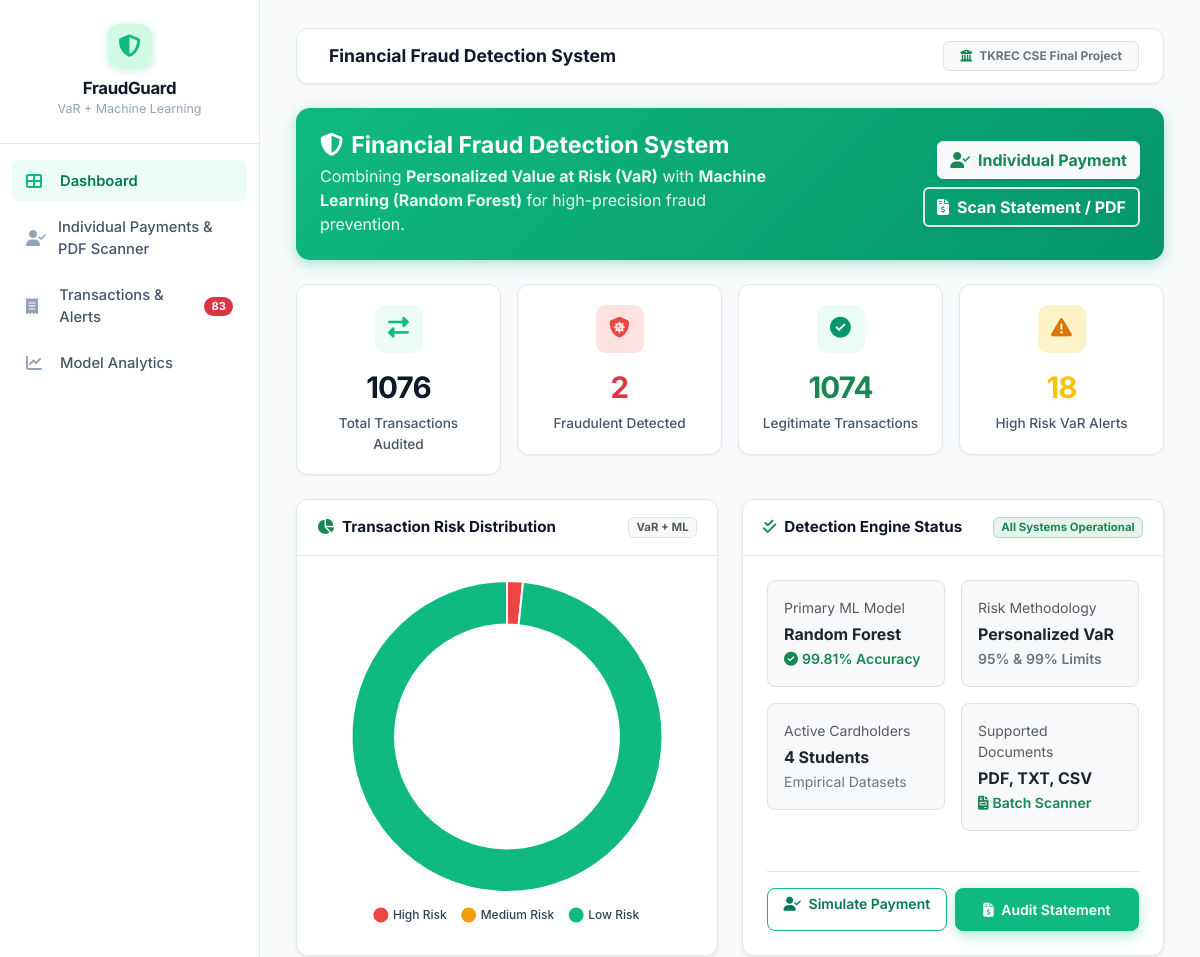
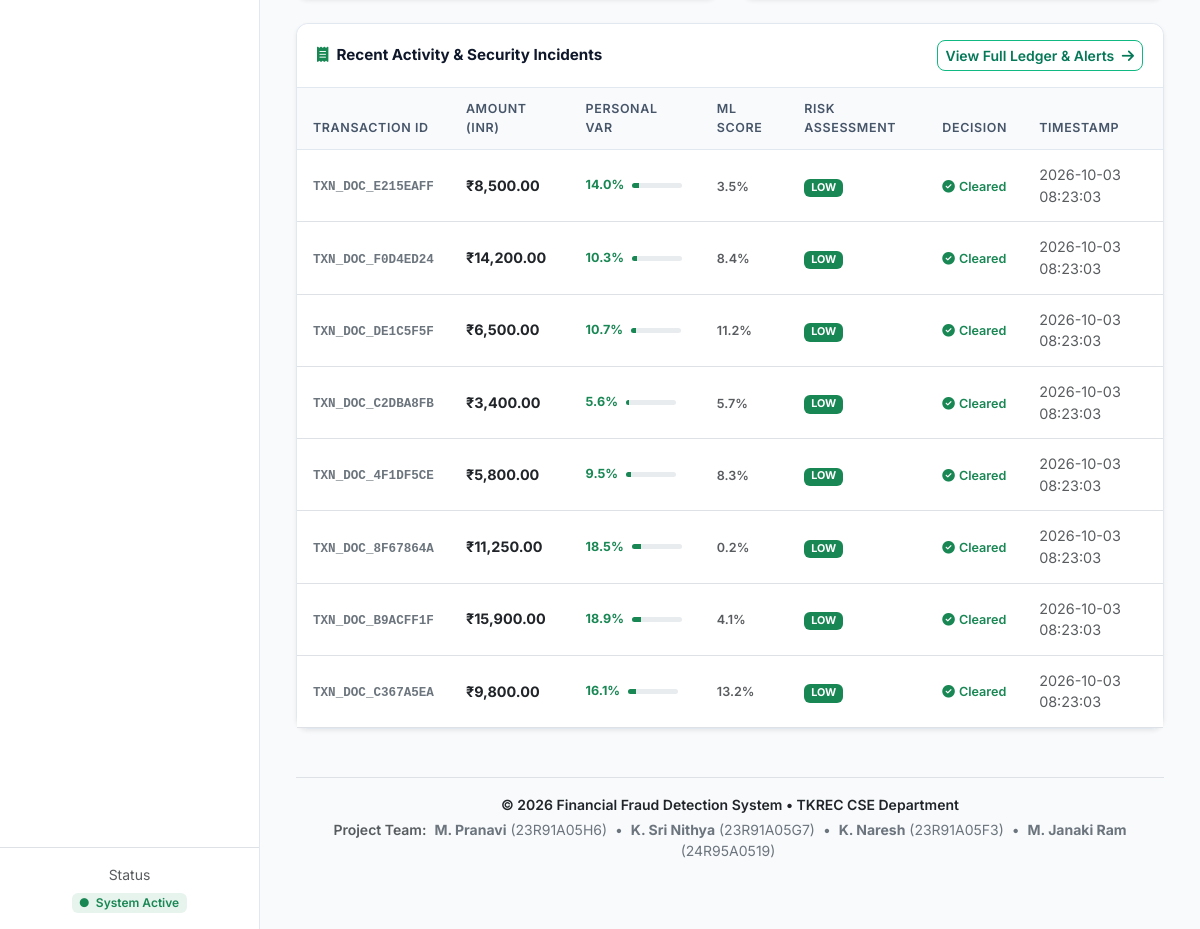
The page / on the database its author committed (2 pictures, top to bottom).
### tables this page shows
CREATE TABLE transactions (
            id INTEGER PRIMARY KEY AUTOINCREMENT,
            transaction_id TEXT UNIQUE,
            amount REAL,
            time_stamp TEXT,
            features TEXT,
            var_risk_score REAL,
            ml_prediction INTEGER,
            fraud_probability REAL,
            risk_level TEXT,
            created_at TIMESTAMP DEFAULT CURRENT_TIMESTAMP
        );

### app.py (the view)
@app.route('/')
def dashboard():
    try:
        with DBManager() as db:
            stats = db.get_dashboard_stats()
            recent_alerts = db.get_alerts(limit=5)
            recent_transactions = db.get_transactions(limit=10)
            customers = get_all_customers()
            return render_template('index.html',
                                   stats=stats,
                                   recent_alerts=recent_alerts,
                                   recent_transactions=recent_transactions,
                                   customers=customers)
    except Exception as e:
        flash(f"Error loading dashboard: {str(e)}", "error")
        return render_template('index.html',
                               stats={'total_transactions': 0, 'fraud_count': 0,
                                      'legitimate_count': 0, 'high_risk_count': 0,
                                      'recent_alerts_count': 0},
                               recent_alerts=[], recent_transactions=[],
                               customers=get_all_customers())

### templates/index.html
{% extends "base.html" %}
{% block content %}
<div class="hero-card p-4 mb-4">
    <div class="row align-items-center">
        <div class="col-lg-7">
            <h3 class="mb-1"><i class="fas fa-shield-alt me-2"></i>Financial Fraud Detection System</h3>
            <p class="mb-0">Combining <strong>Personalized Value at Risk (VaR)</strong> with <strong>Machine Learning (Random Forest)</strong> for high-precision fraud prevention.</p>
        </div>
        <div class="col-lg-5 text-lg-end mt-3 mt-lg-0 d-flex flex-wrap gap-2 justify-content-lg-end">
            <a href="{{ url_for('individual_payments') }}" class="btn btn-light text-success fw-bold shadow-sm">
                <i class="fas fa-user-check me-1"></i> Individual Payment
            </a>
            <a href="{{ url_for('scan_document') }}" class="btn btn-outline-light text-white fw-bold shadow-sm" style="border: 2px solid rgba(255,255,255,0.85);">
                <i class="fas fa-file-invoice-dollar me-1"></i> Scan Statement / PDF
            </a>
        </div>
    </div>
</div>
<div class="row g-3 mb-4">
    <div class="col-sm-6 col-xl-3">
        <div class="stat-card">
            <div class="stat-icon" style="background-color: #ecfdf5; color: #10b981;">
                <i class="fas fa-exchange-alt"></i>
            </div>
            <div class="stat-value">{{ stats.get('total_transactions', 0) }}</div>
            <div class="stat-label">Total Transactions Audited</div>
        </div>
    </div>
    <div class="col-sm-6 col-xl-3">
        <div class="stat-card">
            <div class="stat-icon" style="background-color: #fee2e2; color: #ef4444;">
                <i class="fas fa-shield-virus"></i>
            </div>
            <div class="stat-value text-danger">{{ stats.get('fraud_count', 0) }}</div>
            <div class="stat-label">Fraudulent Detected</div>
        </div>
    </div>
    <div class="col-sm-6 col-xl-3">
        <div class="stat-card">
            <div class="stat-icon" style="background-color: #ecfdf5; color: #059669;">
                <i class="fas fa-check-circle"></i>
            </div>
            <div class="stat-value text-success">{{ stats.get('legitimate_count', 0) }}</div>
            <div class="stat-label">Legitimate Transactions</div>
        </div>
    </div>
    <div class="col-sm-6 col-xl-3">
        <div class="stat-card">
            <div class="stat-icon" style="background-color: #fef3c7; color: #d97706;">
                <i class="fas fa-exclamation-triangle"></i>
            </div>
            <div class="stat-value text-warning">{{ stats.get('high_risk_count', 0) }}</div>
            <div class="stat-label">High Risk VaR Alerts</div>
        </div>
    </div>
</div>
<div class="row g-4 mb-4">
    <div class="col-lg-6">
        <div class="card h-100 shadow-sm">
            <div class="card-header bg-white d-flex justify-content-between align-items-center py-3">
                <span class="fw-bold"><i class="fas fa-chart-pie me-2 text-success"></i>Transaction Risk Distribution</span>
                <span class="badge bg-light text-muted border">VaR + ML</span>
            </div>
            <div class="card-body p-4" style="height: 280px; position: relative;">
                {% if stats.get('total_transactions', 0) > 0 %}
                <canvas id="riskDoughnut"></canvas>
                {% else %}
                <div class="d-flex align-items-center justify-content-center h-100 text-muted">
                    <p><i class="fas fa-info-circle me-1"></i> No transactions logged yet.</p>
                </div>
                {% endif %}
            </div>
        </div>
    </div>
    <div class="col-lg-6">
        <div class="card h-100 shadow-sm">
            <div class="card-header bg-white d-flex justify-content-between align-items-center py-3">
                <span class="fw-bold"><i class="fas fa-check-double text-success me-2"></i>Detection Engine Status</span>
                <span class="badge bg-success bg-opacity-10 text-success border border-success border-opacity-25">All Systems Operational</span>
            </div>
            <div class="card-body p-4 d-flex flex-column justify-content-between">
                <div class="row g-3">
                    <div class="col-6">
                        <div class="p-3 bg-light rounded-3 border">
                            <span class="text-muted small d-block mb-1">Primary ML Model</span>
                            <span class="fw-bold text-dark fs-6 d-block">Random Forest</span>
                            <small class="text-success fw-semibold"><i class="fas fa-check-circle me-1"></i>99.81% Accuracy</small>
                        </div>
                    </div>
                    <div class="col-6">
                        <div class="p-3 bg-light rounded-3 border">
                            <span class="text-muted small d-block mb-1">Risk Methodology</span>
                            <span class="fw-bold text-dark fs-6 d-block">Personalized VaR</span>
                            <small class="text-secondary fw-semibold">95% & 99% Limits</small>
                        </div>
                    </div>
                    <div class="col-6">
                        <div class="p-3 bg-light rounded-3 border">
                            <span class="text-muted small d-block mb-1">Active Cardholders</span>
                            <span class="fw-bold text-dark fs-6 d-block">4 Students</span>
                            <small class="text-secondary">Empirical Datasets</small>
                        </div>
                    </div>
                    <div class="col-6">
                        <div class="p-3 bg-light rounded-3 border">
                            <span class="text-muted small d-block mb-1">Supported Documents</span>
                            <span class="fw-bold text-dark fs-6 d-block">PDF, TXT, CSV</span>
                            <small class="text-success fw-semibold"><i class="fas fa-file-invoice me-1"></i>Batch Scanner</small>
                        </div>
                    </div>
                </div>
                <div class="d-flex gap-2 mt-3 pt-3 border-top">
                    <a href="{{ url_for('individual_payments') }}" class="btn btn-outline-green btn-sm flex-grow-1">
                        <i class="fas fa-user-check me-1"></i> Simulate Payment
                    </a>
                    <a href="{{ url_for('scan_document') }}" class="btn btn-green btn-sm flex-grow-1">
                        <i class="fas fa-file-invoice-dollar me-1"></i> Audit Statement
                    </a>
                </div>
            </div>
        </div>
    </div>
</div>
<div class="card shadow-sm mb-4">
    <div class="card-header bg-white d-flex justify-content-between align-items-center py-3">
        <span class="fw-bold"><i class="fas fa-receipt text-success me-2"></i>Recent Activity & Security Incidents</span>
        <a href="{{ url_for('transactions') }}" class="btn btn-sm btn-outline-green">
            View Full Ledger & Alerts <i class="fas fa-arrow-right ms-1"></i>
        </a>
    </div>
    <div class="card-body p-0">
        {% if recent_transactions %}
        <div class="table-responsive">
            <table class="table table-hover align-middle mb-0">
                <thead class="table-light">
                    <tr>
                        <th>Transaction ID</th>
                        <th>Amount (INR)</th>
                        <th>Personal VaR</th>
                        <th>ML Score</th>
                        <th>Risk Assessment</th>
                        <th>Decision</th>
                        <th>Timestamp</th>
                    </tr>
                </thead>
                <tbody>
                    {% for tx in recent_transactions[:8] %}
                    <tr class="{{ 'table-danger table-opacity-10' if tx.risk_level == 'HIGH' else 'table-warning table-opacity-10' if tx.risk_level == 'MEDIUM' else '' }}">
                        <td><code class="text-secondary fw-semibold">{{ tx.transaction_id }}</code></td>
                        <td class="fw-bold text-dark">₹{{ "{:,.2f}".format(tx.amount or 0) }}</td>
                        <td>
                            <div class="d-flex align-items-center gap-2">
                                <span class="small fw-bold {{ 'text-danger' if (tx.var_risk_score or 0) > 0.7 else 'text-warning' if (tx.var_risk_score or 0) > 0.4 else 'text-success' }}">
                                    {{ "%.1f"|format((tx.var_risk_score or 0) * 100) }}%
                                </span>
                                <div class="progress" style="height: 5px; width: 50px;">
                                    <div class="progress-bar {{ 'bg-danger' if (tx.var_risk_score or 0) > 0.7 else 'bg-warning' if (tx.var_risk_score or 0) > 0.4 else 'bg-success' }}"
                                         style="width: {{ (tx.var_risk_score or 0) * 100 }}%;"></div>
                                </div>
                            </div>
                        </td>
                        <td>
                            <span class="small fw-semibold {{ 'text-danger' if (tx.fraud_probability or 0) > 0.5 else 'text-muted' }}">
                                {{ "%.1f"|format((tx.fraud_probability or 0) * 100) }}%
                            </span>
                        </td>
                        <td>
                            {% if tx.risk_level == 'HIGH' %}
                                <span class="badge bg-danger">HIGH RISK</span>
                            {% elif tx.risk_level == 'MEDIUM' %}
                                <span class="badge bg-warning text-dark">MEDIUM</span>
                            {% else %}
                                <span class="badge bg-success">LOW</span>
                            {% endif %}
                        </td>
                        <td>
                            {% if tx.ml_prediction == 1 or tx.risk_level == 'HIGH' %}
                                <span class="text-danger fw-semibold small"><i class="fas fa-shield-virus me-1"></i>Flagged</span>
                            {% else %}
                                <span class="text-success fw-semibold small"><i class="fas fa-check-circle me-1"></i>Cleared</span>
                            {% endif %}
                        </td>
                        <td class="text-muted small">{{ tx.created_at or tx.time_stamp }}</td>
                    </tr>
                    {% endfor %}
                </tbody>
            </table>
        </div>
        {% else %}
        <div class="p-5 text-center text-muted">
            <i class="fas fa-shield-alt fa-3x mb-3 text-muted opacity-50"></i>
            <p class="mb-0">No transactions recorded yet. Click 'Individual Payment' to simulate a transaction.</p>
        </div>
        {% endif %}
    </div>
</div>
{% endblock %}
{% block scripts %}
<script>
{% if stats.get('total_transactions', 0) > 0 %}
// Risk Level Doughnut Chart
renderDoughnutChart('riskDoughnut',
    ['High Risk', 'Medium Risk', 'Low Risk'],
    [{{ stats.get('high_risk_count', 0) }},
     {{ stats.get('medium_risk_count', 0) or 0 }},
     {{ stats.get('legitimate_count', 0) }}],
    ['#ef4444', '#f59e0b', '#10b981']
);
{% endif %}
</script>
{% endblock %}

### templates/base.html (shortened to what this page needs)
<!DOCTYPE html>
<html lang="en">
<head>
    <link href="https://cdn.jsdelivr.net/npm/bootstrap@5.3.0/dist/css/bootstrap.min.css" rel="stylesheet">
    <link rel="stylesheet" href="https://cdnjs.cloudflare.com/ajax/libs/font-awesome/6.4.0/css/all.min.css">
    <link rel="stylesheet" href="{{ url_for('static', filename='css/style.css') }}">
</head>
<body>
<div class="wrapper">
    <nav id="sidebar">
        <div class="sidebar-header">
            <div class="brand-icon">
                <i class="fas fa-shield-alt"></i>
            </div>
            <h5>FraudGuard</h5>
            <small>VaR + Machine Learning</small>
        </div>
        <ul class="components">
            <li class="{% if request.endpoint == 'dashboard' %}active{% endif %}">
                <a href="{{ url_for('dashboard') }}">
                    <i class="fas fa-th-large"></i> Dashboard
                </a>
            </li>
            <li class="{% if request.endpoint in ['individual_payments', 'make_transaction', 'profiles', 'scan_document'] %}active{% endif %}">
                <a href="{{ url_for('individual_payments') }}">
                    <i class="fas fa-user-check"></i> Individual Payments & PDF Scanner
                </a>
            </li>
            <li class="{% if request.endpoint in ['transactions', 'alerts_page'] %}active{% endif %}">
                <a href="{{ url_for('transactions') }}">
                    <i class="fas fa-receipt"></i> Transactions & Alerts
                    {% if unread_alerts_count and unread_alerts_count > 0 %}
                    <span class="badge bg-danger rounded-pill ms-auto">{{ unread_alerts_count }}</span>
                    {% endif %}
                </a>
            </li>
            <li class="{% if request.endpoint == 'analytics' %}active{% endif %}">
                <a href="{{ url_for('analytics') }}">
                    <i class="fas fa-chart-line"></i> Model Analytics
                </a>
            </li>
        </ul>
        <div class="p-3 border-top mt-auto text-center">
            <small class="text-muted d-block mb-1">Status</small>
            <span class="badge bg-success bg-opacity-10 text-success fw-semibold px-2 py-1">
                 System Active
            </span>
        </div>
    </nav>
    <div id="content">
        <div class="top-navbar">
            <div class="navbar-brand">
                 Financial Fraud Detection System
            </div>
            <div class="d-flex align-items-center gap-2">
                <span class="badge bg-light text-secondary border px-3 py-2">
                    <i class="fas fa-university text-success me-1"></i> TKREC CSE Final Project
                </span>
            </div>
        </div>
        {% block content %}{% endblock %}
        <footer class="text-center text-muted mt-5 mb-4 py-3 border-top">
            <small class="d-block mb-1 text-dark fw-semibold">&copy; 2026 Financial Fraud Detection System &bull; TKREC CSE Department</small>
            <div class="small text-secondary">
                <span class="fw-semibold text-muted">Project Team:</span>
                <span class="mx-1"><strong>M. Pranavi</strong> (23R91A05H6)</span> &bull;
                <span class="mx-1"><strong>K. Sri Nithya</strong> (23R91A05G7)</span> &bull;
                <span class="mx-1"><strong>K. Naresh</strong> (23R91A05F3)</span> &bull;
                <span class="mx-1"><strong>M. Janaki Ram</strong> (24R95A0519)</span>
            </div>
        </footer>
    </div>
</div>
{% block scripts %}{% endblock %}
</body>
</html>

### rows shown on the page
transactions: transaction_id "TXN_DOC_E215EAFF", amount "8,500.00", (tx.var_risk_scoreor0)*100 "14.0", (tx.fraud_probabilityor0)*100 "3.5", risk_level "LOW", ml_prediction 0 (drawn), created_at "2026-10-03 08:23:03"
transactions: transaction_id "TXN_DOC_F0D4ED24", amount "14,200.00", (tx.var_risk_scoreor0)*100 "10.3", (tx.fraud_probabilityor0)*100 "8.4", risk_level "LOW", ml_prediction 0 (drawn), created_at "2026-10-03 08:23:03"
transactions: transaction_id "TXN_DOC_DE1C5F5F", amount "6,500.00", (tx.var_risk_scoreor0)*100 "10.7", (tx.fraud_probabilityor0)*100 "11.2", risk_level "LOW", ml_prediction 0 (drawn), created_at "2026-10-03 08:23:03"
transactions: transaction_id "TXN_DOC_C2DBA8FB", amount "3,400.00", (tx.var_risk_scoreor0)*100 "5.6", (tx.fraud_probabilityor0)*100 "5.7", risk_level "LOW", ml_prediction 0 (drawn), created_at "2026-10-03 08:23:03"
transactions: transaction_id "TXN_DOC_4F1DF5CE", amount "5,800.00", (tx.var_risk_scoreor0)*100 "9.5", (tx.fraud_probabilityor0)*100 "8.3", risk_level "LOW", ml_prediction 0 (drawn), created_at "2026-10-03 08:23:03"
transactions: transaction_id "TXN_DOC_8F67864A", amount "11,250.00", (tx.var_risk_scoreor0)*100 "18.5", (tx.fraud_probabilityor0)*100 "0.2", risk_level "LOW", ml_prediction 0 (drawn), created_at "2026-10-03 08:23:03"
transactions: transaction_id "TXN_DOC_B9ACFF1F", amount "15,900.00", (tx.var_risk_scoreor0)*100 "18.9", (tx.fraud_probabilityor0)*100 "4.1", risk_level "LOW", ml_prediction 0 (drawn), created_at "2026-10-03 08:23:03"
transactions: transaction_id "TXN_DOC_C367A5EA", amount "9,800.00", (tx.var_risk_scoreor0)*100 "16.1", (tx.fraud_probabilityor0)*100 "13.2", risk_level "LOW", ml_prediction 0 (drawn), created_at "2026-10-03 08:23:03"

### other values the page prints
{{ unread_alerts_count }} "83"
{{ stats.get('total_transactions', 0) }} "1076"
{{ stats.get('fraud_count', 0) }} "2"
{{ stats.get('legitimate_count', 0) }} "1074"
{{ stats.get('high_risk_count', 0) }} "18"
chart data {{ stats.get('high_risk_count', 0) }} 18
chart data {{ stats.get('medium_risk_count', 0) or 0 }} 0
chart data {{ stats.get('legitimate_count', 0) }} 1074
